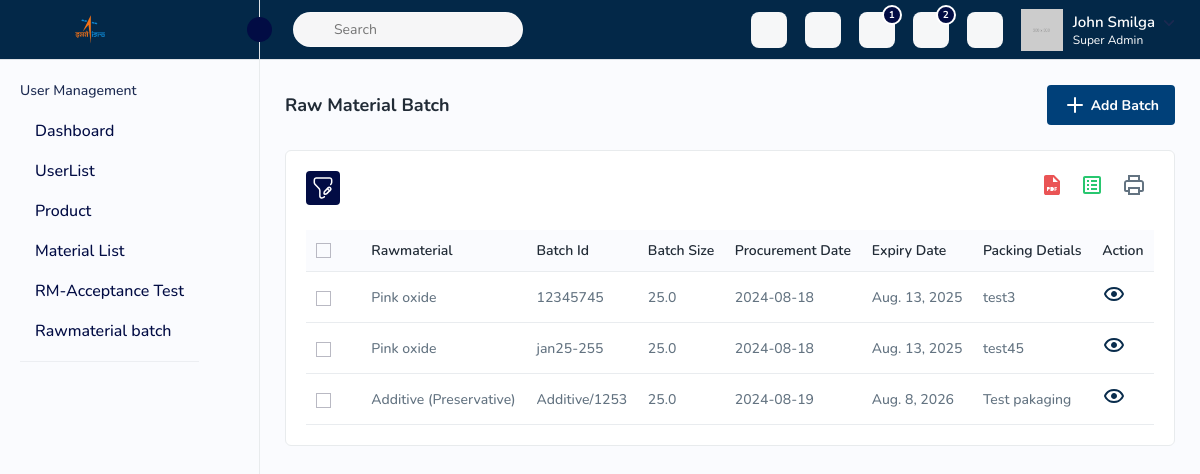
The page /product/rawmaterial-batch-fetch/ on the database its author committed.
### qdpc_core_models/models/raw_material.py (models this page shows, shortened)
class RawMaterial(models.Model):
    name = models.CharField(max_length=255)
    sources = models.ManyToManyField(Sources, related_name='raw_materials')
    suppliers = models.ManyToManyField(Suppliers, related_name='raw_materials')
    grade = models.CharField(max_length=50)
    shelf_life_value = models.FloatField()  # The numeric value for shelf life
    shelf_life_unit = models.CharField(max_length=10, choices=[('days', 'Days'), ('months', 'Months')])
    user_defined_date = models.DateField()
    @property
    def expiry_date(self):
        if self.shelf_life_unit == 'days':
            return self.user_defined_date + timedelta(days=self.shelf_life_value)
        else:
            return self.user_defined_date + timedelta(days=self.shelf_life_value * 30)

### qdpc_core_models/models/raw_materialbach.py (models this page shows, shortened)
class RawMaterialBatch(models.Model):
    raw_material = models.ForeignKey(RawMaterial, on_delete=models.CASCADE, related_name='batches')
    batch_id = models.CharField(max_length=100, unique=True)
    procurement_date = models.DateField()
    expiry_date = models.DateField(blank=True, null=True)
    batch_size_value = models.FloatField()
    batch_size_unit = models.ForeignKey(Unit, on_delete=models.CASCADE, related_name='batch_sizes')
    packing_details = models.TextField()

### product/views/raw_material_batch.py (the view)
# urls.py: path('rawmaterial-batch-fetch/', RawMatrialBatchFetchView.as_view(), name='raw-material-batch-fetch'),
class RawMatrialBatchFetchView(BaseModelViewSet):
    def get(self,request,pk=None):
        if pk:
            data={}
            is_success = False
            message = constants.USER_FETCH_FAILED
            status_code = status.HTTP_403_FORBIDDEN
            try:
                is_success, status_code, data, message = RawmaterialService.get_rawmateril_batch_list(pk=None)
                context = {'batches':data}
                return render(request,'batchlist.html',context)
            except Exception as ex:
                success = False
                message = constants.USER_FETCH_FAILED
                status_code = status.HTTP_400_BAD_REQUEST
                return self.render_response(data,success, message, status_code)
        else:
            raw_material_batches =self.get_all_obj(model_name=RawMaterialBatch)
            serializer = RawMaterialBatchSerializer(raw_material_batches, many=True)
            context = {'batches': serializer.data}
        return render(request,'batchlist.html',context)

### product/serializers/rawmaterial_batch_serializer.py (called while the page is built)
    def get_raw_material_name(self, obj):
        return obj.raw_material.name

    def get_expiry_date(self, obj):
        return obj.raw_material.expiry_date

### qdpc/core/modelviewset.py (called while the page is built)
    def get_all_obj(self,model_name,*args, **kwargs):
        queryset=model_name.objects.all()
        return queryset

### templates/batchlist.html (shortened to what this page needs)
<!DOCTYPE html>
<html lang="en">
    <head>
		{% load static %}
		<link href="https://maxcdn.bootstrapcdn.com/bootstrap/5.3.0/css/bootstrap.min.css" rel="stylesheet">
        <link rel="stylesheet" href="{% static 'assets/css/bootstrap.min.css' %}">
        <link rel="stylesheet" href="{% static 'assets/css/animate.css' %}">
		<link rel="stylesheet" href="{% static 'assets/plugins/select2/css/select2.min.css' %}">
		<link rel="stylesheet" href="{% static 'assets/css/dataTables.bootstrap4.min.css' %}">
		<link rel="stylesheet" href="{% static 'assets/plugins/fontawesome/css/fontawesome.min.css' %}">
		<link rel="stylesheet" href="{% static 'assets/plugins/fontawesome/css/all.min.css' %}">
        <link rel="stylesheet" href="{% static 'assets/css/style2.css' %}">
    </head>
    <body>
        <div class="main-wrapper">
			<div class="header">
                  <div class="header-left active">
                    <a href="index.html" class="logo logo-normal">
                        <img src="{% static 'assets/img/esth.png' %}"  alt="">
                    </a>
                    <a id="toggle_btn" href="javascript:void(0);">
                    </a>
                </div>
				<ul class="nav user-menu">
					<li class="nav-item nav-searchinputs">
						<div class="top-nav-search">
							<form action="#">
								<div class="searchinputs">
									<input type="text" placeholder="Search">
									<div class="search-addon">
										<span><i data-feather="search" class="feather-14"></i></span>
									</div>
								</div>
							</form>
						</div>
					</li>
					<li class="nav-item dropdown has-arrow flag-nav nav-item-box">
						<a class="nav-link dropdown-toggle" data-bs-toggle="dropdown" href="javascript:void(0);" role="button">
						</a>
					</li>
					<li class="nav-item nav-item-box">
						<a href="javascript:void(0);" id="btnFullscreen">
						</a>
					</li>
					<li class="nav-item nav-item-box">
						<a href="email.html">
							<span class="badge rounded-pill">1</span>
						</a>
					</li>
					<li class="nav-item dropdown nav-item-box">
						<a href="javascript:void(0);" class="dropdown-toggle nav-link" data-bs-toggle="dropdown">
							<span class="badge rounded-pill">2</span>
						</a>
					</li>
					<li class="nav-item nav-item-box">
						<a href="generalsettings.html"></a>
					</li>
					<li class="nav-item dropdown has-arrow main-drop">
						<a href="javascript:void(0);" class="dropdown-toggle nav-link userset" data-bs-toggle="dropdown">
							<span class="user-info">
								<span class="user-letter">
									<img src="{% static 'assets/img/profiles/avator1.jpg' %}" alt="" class="img-fluid">
								</span>
								<span class="user-detail">
									<span class="user-name">John Smilga</span>
									<span class="user-role">Super Admin</span>
								</span>
							</span>
						</a>
					</li>
				</ul>
			</div>
              <div class="sidebar" id="sidebar">
                <div class="sidebar-inner slimscroll">
                    <div id="sidebar-menu" class="sidebar-menu">
                        <ul>
                            <li class="submenu-open">
                                <h6 class="submenu-hdr">User Management</h6>
                                <ul>
                                    <li>
                                        <a href="dashboard.html" ><span>Dashboard</span></a>
                                    </li>
                                    <li>
                                        <a href="usernew.html" ><span>UserList</span></a>
                                    </li>
                                    <li>
                                        <a href="product.html" ><span>Product</span></a>
                                    </li>
                                    <li>
                                        <a href="{% url 'raw-material' %}" ><span>Material List</span></a>
                                    </li>
									<li>
                                        <a href="{% url 'raw-material-acceptance-list' %}" ><span>RM-Acceptance Test</span></a>
                                    </li>
                                    <li>
                                        <a href="{% url 'raw-material-batch-fetch' %}" ><span>Rawmaterial batch</span></a>
                                    </li>
                                </ul>
                            </li>
                        </ul>
                    </div>
                </div>
            </div>
			<div class="page-wrapper">
				<div class="content">
					<div class="page-header">
						<div class="page-title">
							<h4>Raw Material Batch</h4>
						</div>
						<div class="page-btn">
							<a href="{% url 'raw-material-batch-add' %}" class="btn btn-added"><img src="{% static 'assets/img/icons/plus.svg' %}" alt="img" class="me-1">Add Batch</a>
						</div>
					</div>
					<div class="card">
						<div class="card-body">
							<div class="table-top">
								<div class="search-set">
									<div class="search-path">
										<a class="btn btn-filter" id="filter_search">
											<img src="{% static 'assets/img/icons/filter.svg' %}" alt="img">
										</a>
									</div>
									<div class="search-input">
										<a class="btn btn-searchset"><img src="{% static 'assets/img/icons/search-white.svg' %}" alt="img"></a>
									</div>
								</div>
								<div class="wordset">
									<ul>
										<li>
											<a data-bs-toggle="tooltip" data-bs-placement="top" title="pdf"><img src="{% static 'assets/img/icons/pdf.svg' %}" alt="img"></a>
										</li>
										<li>
											<a data-bs-toggle="tooltip" data-bs-placement="top" title="excel"><img src="{% static 'assets/img/icons/excel.svg' %}" alt="img"></a>
										</li>
										<li>
											<a data-bs-toggle="tooltip" data-bs-placement="top" title="print"><img src="{% static 'assets/img/icons/printer.svg' %}" alt="img"></a>
										</li>
									</ul>
								</div>
							</div>
							<div class="table-responsive">
								<table class="table  datanew">
									<thead>
										<tr>
											<th>
												<label class="checkboxs">
													<span class="checkmarks"></span>
												</label>
											</th>
											<th>Rawmaterial</th>
											<th>Batch Id</th>
											<th>Batch Size</th>
											<th>Procurement Date</th>
											<th>Expiry Date</th>
											<th>Packing Detials</th>
											<th>Action</th>
										</tr>
									</thead>
									<tbody>
										{% for batch in batches %}
										<tr>
											<td>
												<label class="checkboxs">
													<span class="checkmarks"></span>
												</label>
											</td>
											<td>{{ batch.raw_material_name }}</td>
											<td>{{ batch.batch_id }}</td>
											<td>{{ batch.batch_size_value }}</td>
											<td>{{ batch.procurement_date }}</td>
											<td>{{ batch.expiry_date }}</td>
               							    <td>{{ batch.packing_details }}</td>
																						<td>
												<a class="me-3" href="javascript:void(0);" data-bs-toggle="modal" data-bs-target="#materialpage">
													<img src="{% static 'assets/img/icons/eye.svg' %}" alt="img">
												</a>
											</td>
										</tr>
										{% empty %}
										<tr>
											<td colspan="8">No batches found.</td>
										</tr>
									{% endfor %}
									</tbody>
								</table>
							</div>
						</div>
					</div>
				</div>
			</div>
        </div>
    </body>
</html>

### rows shown on the page
RawMaterial: raw_material_name "Pink oxide" "Pink oxide"
RawMaterialBatch: batch_id "12345745", batch_size_value "25.0", packing_details "test3"
RawMaterialBatch: batch_id "jan25-255", batch_size_value "25.0", packing_details "test45"
RawMaterial: raw_material_name "Additive (Preservative)"
RawMaterialBatch: batch_id "Additive/1253", batch_size_value "25.0", packing_details "Test pakaging"

### other values the page prints
{{ batch.procurement_date }} "2024-08-18" "2024-08-18" "2024-08-19"
{{ batch.expiry_date }} "Aug. 13, 2025" "Aug. 13, 2025" "Aug. 8, 2026"
